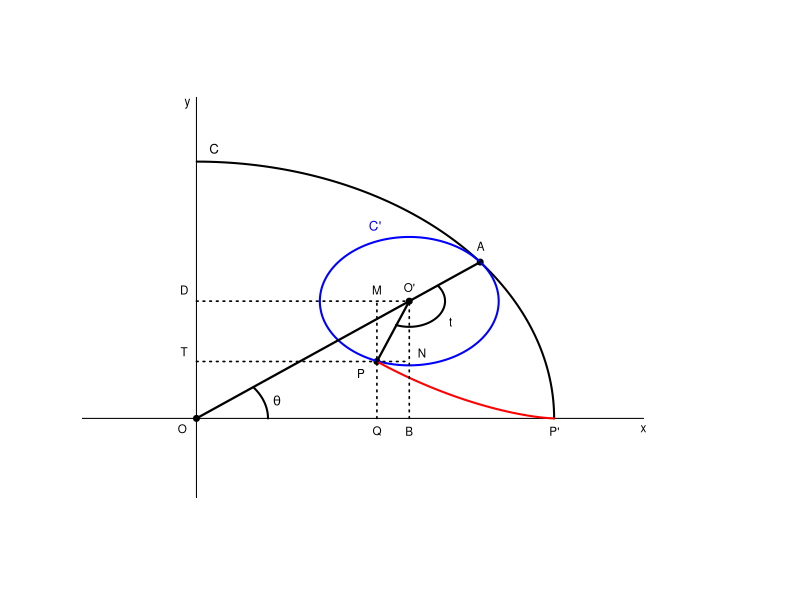

Write the R code that produced this figure.
#hypocycloid

teta <- pi/4.8
tM <- seq(0,pi/2,0.01)
tm <- seq(0,2*pi,0.01)
R <-2
r <- 0.5
OB = (R-r)*cos(teta)
OD = (R-r)*sin(teta)

#______________________________
tet <- seq(0,teta,0.01)
A <-(R-r)*cos(tet)
b <- (R-r)/r
B <- r*cos(b*tet)
x <- A+B
C <- (R-r)*sin(tet)
D <- r*sin(b*tet)
y <- C-D
#_______________________________

xp <- c(0,OB,1.586706681, 1.009035)
yp <- c(0,OD,1.217522858, 0.4432997511 )

#_______________________________

rho <- seq(0,2,0.01)
xl1 <- rho*cos(pi/4.8)
yl1 <- rho*sin(pi/4.8)

#________________________________

xl2 <- seq(0, OB, 0.01 )
yl2 <- OD

#________________________________

xl3 <- c(OB,1.009035)
yl3 <- c(OD, 0.4432997511)

#________________________________

xl4 <- seq(0,OB, 0.01)
yl4 <- 0.4432997511

#________________________________

xl5 <- OB
yl5 <- seq(0,OD,0.01)

#________________________________

xl6 <- 1.009035 
yl6 <- seq(0,OD,0.01)
yl6 <- seq(0,OD,0.01)

#________________________________

xex <- 0
yex <- seq(-1,2.5,0.01)
xey <- seq(-4,2.5,0.01)
yey <- 0

xCM <- R*cos(tM) 
yCM <- R*sin(tM) 

xCm <- r*cos(tm) + OB 
yCm <- r*sin(tm) + OD
#______________________________

teta_m <- seq(4*pi/2.9, 7*pi/3.18,0.01)
xteta_m <- 0.2*cos(teta_m) + OB
yteta_m <- 0.2*sin(teta_m) + OD
#______________________________

teta_M <- seq(0, pi/4.8,0.01)
xteta_M <- 0.4*cos(teta_M) 
yteta_M <- 0.4*sin(teta_M)
#______________________________
dfCM <- data.frame(xCM, yCM )
dfCm <- data.frame(xCm, yCm )
dfex <- data.frame(xex,yex)
dfey <- data.frame(xey,yey)
df <- data.frame(x,y)
dfl1 <- data.frame(xl1,yl1)
dfl2 <- data.frame(xl2,yl2)
dfl3 <- data.frame(xl3,yl3)
dfl4 <- data.frame(xl4,yl4)
dfl5 <- data.frame(xl5,yl5)
dfl6 <- data.frame(xl6,yl6)
dfp <- data.frame(xp,yp)
dfteta_m <- data.frame(xteta_m, yteta_m)
dfteta_M <- data.frame(xteta_M, yteta_M)

plot(dfp$xp, dfp$yp, pch = 20, xlim = c(-0.5,3), ylim = c(-0.5,2.5), xlab = "", ylab = "",cex = 1.2, col = "black", axes =FALSE)
lines(dfex$yex,dfex$xex,  lwd = 1)
lines(dfey$yey,dfey$xey, lwd = 1 )
lines(dfCM$xCM,dfCM$yCM, lwd = 2, col = "black")
lines(dfCm$xCm,dfCm$yCm, lwd = 2, col = "blue")
lines(df$x,df$y, lwd = 2, col = "red")
lines(dfl1$xl1,dfl1$yl1, lty=1, lwd = 2.2, col = "black")
lines(dfl2$xl2,dfl2$yl2, lty=3, lwd = 1.6, col = "black")
lines(dfl3$xl3,dfl3$yl3, lty=1, lwd = 2.2, col = "black")
lines(dfl4$xl4,dfl4$yl4, lty=3, lwd = 1.6, col = "black")
lines(dfl5$xl5,dfl5$yl5, lty=3, lwd = 1.6, col = "black")
lines(dfl6$xl6,dfl6$yl6, lty=3, lwd = 1.6, col = "black")
lines(dfteta_m$xteta_m,dfteta_m$yteta_m, lty=1, lwd = 2, col = "black")
lines(dfteta_M$xteta_M,dfteta_M$yteta_M, lty=1, lwd = 2, col = "black")
text(-0.08,-0.08, "O",  col = "black", cex = 0.7)
text(1.42,0.75, "t",  col = "black", cex = 0.7)
text(0.45,0.14, expression(italic(theta)) , col = "black", cex = 0.8)
text(-0.07,1, "D",  col = "black", cex = 0.7)
text(-0.07,0.52, "T",  col = "black", cex = 0.7)
text(1.009035,-0.1, "Q",  col = "black", cex = 0.7)
text(1.19003,-0.1, "B",  col = "black", cex = 0.7)
text(1.009035,1, "M",  col = "black", cex = 0.7)
text(1.19003,1.02, "O'",  col = "black", cex = 0.7)
text(0.92,0.35, "P",  col = "black", cex = 0.7)
text(2,-0.1, "P'",  col = "black", cex = 0.7)
text(1.26,0.51, "N",  col = "black", cex = 0.7)
text(1.59,1.34, "A",  col = "black", cex = 0.7)
text(2.5,-0.08, "x",  col = "black", cex = 0.7)
text(-0.05,2.45, "y",  col = "black", cex = 0.7)
text(0.1,2.1, "C",  col = "black", cex = 0.8)
text(1,1.5, "C'",  col = "blue", cex = 0.8)